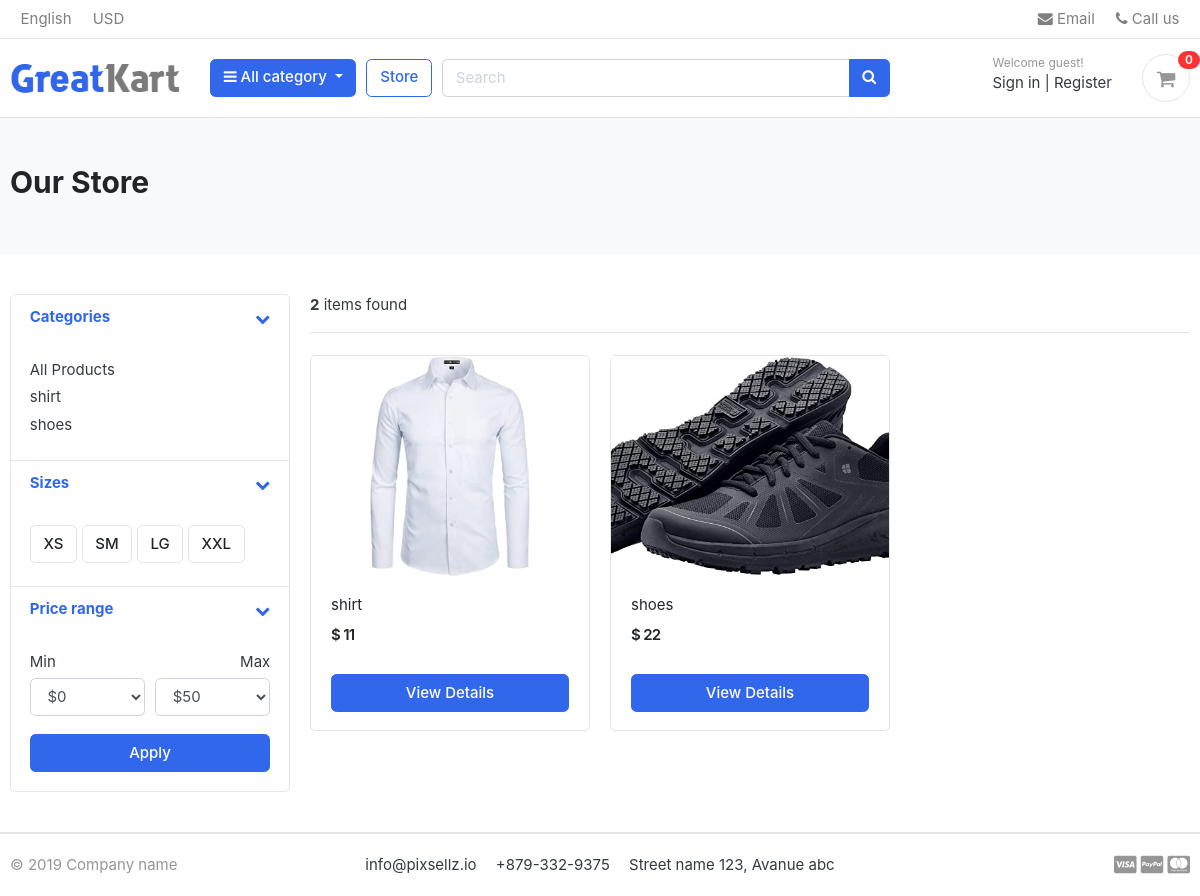
/store/, run on the app's committed database.
### category/models.py (models this page shows, shortened)
class Category(models.Model):
    category_name = models.CharField(max_length=50, unique=True)
    slug = models.SlugField(max_length=100, unique=True)
    description = models.TextField(max_length=255, blank=True)
    cat_image = models.ImageField(upload_to='photos/categories', blank=True)
    class Meta:
        verbose_name = 'category'
        verbose_name_plural = 'categories'
    def get_url(self):
            return reverse('products_by_category', args=[self.slug])

### store/models.py (models this page shows, shortened)
class Product(models.Model):
    product_name    = models.CharField(max_length=200, unique=True)
    slug            = models.SlugField(max_length=200, unique=True)
    description     = models.TextField(max_length=500, blank=True)
    price           = models.IntegerField()
    images          = models.ImageField(upload_to='photos/products')
    stock           = models.IntegerField()
    is_available    = models.BooleanField(default=True)
    category        = models.ForeignKey(Category, on_delete=models.CASCADE)
    created_date    = models.DateTimeField(auto_now_add=True)
    modified_date   = models.DateTimeField(auto_now=True)
    def get_url(self):
        return reverse('product_detail', args=[self.category.slug, self.slug])

### store/views.py (the view)
# urls.py: path('store/', include('store.urls')),
def store(request, category_slug=None):
    categories = None
    products = None
    if category_slug != None:
        categories = get_object_or_404(Category, slug=category_slug)
        products = Product.objects.filter(category=categories, is_available=True)
        paginator = Paginator(products, 1)
        page = request.GET.get('page')
        paged_products = paginator.get_page(page)
        product_count = products.count()
    else:
        products = Product.objects.all().filter(is_available=True).order_by('id')
        paginator = Paginator(products, 3)
        page = request.GET.get('page')
        paged_products = paginator.get_page(page)
        product_count = products.count()
    context = {
        'products': paged_products,
        'product_count': product_count,
    }
    return render(request, 'store/store.html', context)

### carts/context_processors.py (called while the page is built)
def counter(request):
    cart_count = 0
    if 'admin' in request.path:
        return {}
    else:
        try:
            cart = Cart.objects.filter(cart_id=_cart_id(request))
            if request.user.is_authenticated:
                cart_items = CartItem.objects.all().filter(user=request.user)
            else:
                cart_items = CartItem.objects.all().filter(cart=cart[:1])
            for cart_item in cart_items:
                cart_count += cart_item.quantity
        except Cart.DoesNotExist:
            cart_count = 0
    return dict(cart_count=cart_count)

### carts/views.py (called while the page is built)
def _cart_id(request):
    cart = request.session.session_key
    if not cart:
        cart = request.session.create()
    return cart

### category/context_processors.py (called while the page is built)
def menu_links(request):
    links = Category.objects.all()
    return dict(links=links)

### templates/store/store.html (shortened to what this page needs)
{% extends 'base.html' %}
{% load static %}
{% block content %}
<section class="section-pagetop bg">
<div class="container">
	{% if 'search' in request.path %}
		<h2 class="title-page">Search Result</h2>
	{% else %}
		<h2 class="title-page">Our Store</h2>
	{% endif %}
</div>
</section>
<section class="section-content padding-y">
<div class="container">
<div class="row">
	<aside class="col-md-3">
<div class="card">
	<article class="filter-group">
		<header class="card-header">
			<a href="#" data-toggle="collapse" data-target="#collapse_1" aria-expanded="true" class="">
				<i class="icon-control fa fa-chevron-down"></i>
				<h6 class="title">Categories</h6>
			</a>
		</header>
		<div class="filter-content collapse show" id="collapse_1" style="">
			<div class="card-body">
				<ul class="list-menu">
					<li><a href="{% url 'store' %}">All Products  </a></li>
					{% for category in links %}
				<li><a href="{{ category.get_url }}">{{ category.category_name }}  </a></li>
					{% endfor %}
				</ul>
			</div>
		</div>
	</article>
	<article class="filter-group">
		<header class="card-header">
			<a href="#" data-toggle="collapse" data-target="#collapse_4" aria-expanded="true" class="">
				<i class="icon-control fa fa-chevron-down"></i>
				<h6 class="title">Sizes </h6>
			</a>
		</header>
		<div class="filter-content collapse show" id="collapse_4" style="">
			<div class="card-body">
			  <label class="checkbox-btn">
			    <span class="btn btn-light"> XS </span>
			  </label>
			  <label class="checkbox-btn">
			    <span class="btn btn-light"> SM </span>
			  </label>
			  <label class="checkbox-btn">
			    <span class="btn btn-light"> LG </span>
			  </label>
			  <label class="checkbox-btn">
			    <span class="btn btn-light"> XXL </span>
			  </label>
		</div>
		</div>
	</article>
	<article class="filter-group">
		<header class="card-header">
			<a href="#" data-toggle="collapse" data-target="#collapse_3" aria-expanded="true" class="">
				<i class="icon-control fa fa-chevron-down"></i>
				<h6 class="title">Price range </h6>
			</a>
		</header>
		<div class="filter-content collapse show" id="collapse_3" style="">
			<div class="card-body">
				<div class="form-row">
				<div class="form-group col-md-6">
				  <label>Min</label>
				  	<select class="mr-2 form-control">
						<option value="0">$0</option>
					</select>
				</div>
				<div class="form-group text-right col-md-6">
				  <label>Max</label>
				  	<select class="mr-2 form-control">
						<option value="50">$50</option>
					</select>
				</div>
				</div>
				<button class="btn btn-block btn-primary">Apply</button>
			</div>
		</div>
	</article>
</div>
	</aside>
	<main class="col-md-9">
<header class="border-bottom mb-4 pb-3">
		<div class="form-inline">
			<span class="mr-md-auto"><b>{{ product_count }}</b> items found </span>
		</div>
</header>
<div class="row">
	{% if products %}
	{% for product in products %}
	<div class="col-md-4">
		<figure class="card card-product-grid">
			<div class="img-wrap">
				<a href="{{ product.get_url }}"><img src="{{ product.images.url }}"></a>
			</div>
			<figcaption class="info-wrap">
				<div class="fix-height">
					<a href="{{ product.get_url }}" class="title">{{ product.product_name }}</a>
					<div class="price-wrap mt-2">
						<span class="price">$ {{ product.price }}</span>
					</div>
				</div>
				<a href="{{ product.get_url }}" class="btn btn-block btn-primary">View Details </a>
			</figcaption>
		</figure>
	</div>
	{% endfor %}
	{% else %}
	<div>
		<h2>No result found. Please try again.</h2>
	</div>
	{% endif %}
</div>
	</main>
</div>
</div>
</section>
{% endblock %}

### static/css/ui.css (style rules this page uses)
html { font-family: "Inter", sans-serif; font-size: 15px; }
.img-wrap { text-align: center; display: block; }
.img-wrap img { max-width: 100%; }
.price-wrap { letter-spacing: -0.7px; }
.padding-y { padding-top: 40px; padding-bottom: 40px; }
figure { margin-bottom: 0; }
article:after, .form-group:after { display: block; clear: both; content: ""; }
.bg { background-color: #f8f9fa; }
.title-page { color: #212529; }
.btn-light { background-color: #fff; border-color: #e4e4e4; }
[class*=list-] li:after { visibility: hidden; display: block; content: ""; overflow: hidden; height: 0; clear: both; }
.list-menu { list-style: none; margin: 0; padding-left: 0; }
.list-menu li { margin-bottom: 5px; }
.list-menu a { color: #343a40; }
[class*=card-product] a.title { color: #212529; display: block; }
[class*=card-product] .img-wrap { overflow: hidden; position: relative; }
[class*=card-product] .img-wrap img { height: 100%; max-width: 100%; width: auto; display: inline-block; -o-object-fit: cover; object-fit: cover; }
.card-product-grid { margin-bottom: 20px; }
.card-product-grid .img-wrap { border-radius: 0.2rem 0.2rem 0 0; height: 220px; }
.card-product-grid .info-wrap { overflow: hidden; padding: 18px 20px; }
.card-product-grid .fix-height { height: 80px; overflow: hidden; }
.card .img-wrap { overflow: hidden; }
.price { font-weight: 600; color: #212529; }
.icon-control { margin-top: 5px; float: right; font-size: 80%; }
.card-header .title { margin-bottom: 0; line-height: 1.5; }
.filter-group { border-bottom: 1px solid #e4e4e4; }
.filter-group .card-header { border-bottom: 0; }
.filter-group:last-child { border-bottom: 0; }
.checkbox-btn { position: relative; }
.section-pagetop { padding: 45px 0; }

### data on the page
Category: category_name "shirt"
Category: category_name "shoes"
Product: images (picture), product_name "shirt", price "11"
Product: images (picture), product_name "shoes", price "22"

### other printed values
{{ cart_count }} "0"
{{ product_count }} "2"
